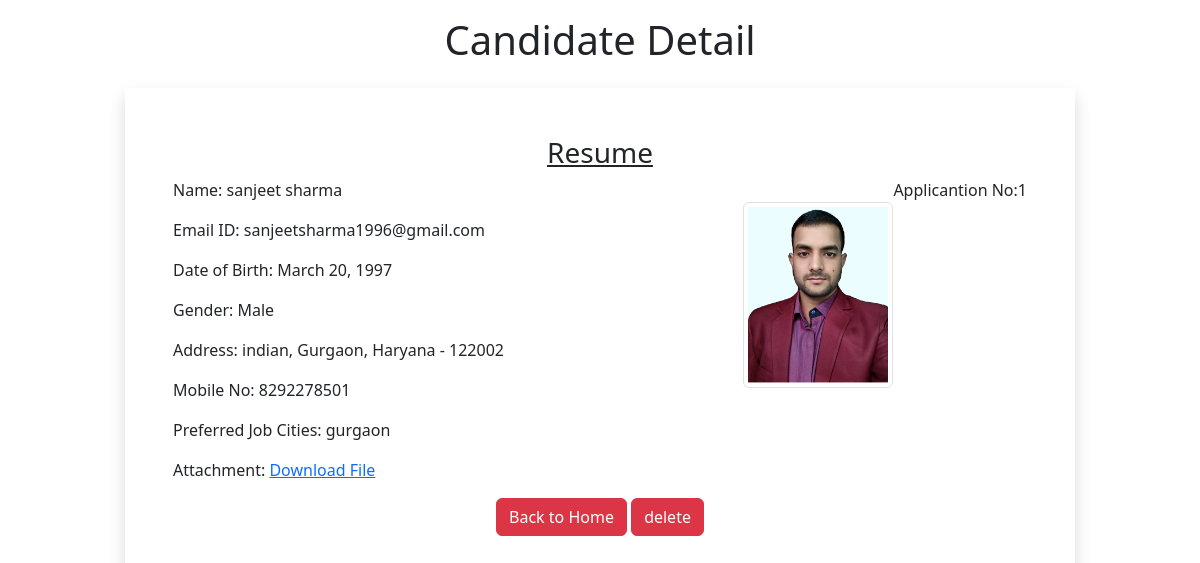
The page /1 on the database its author committed.
### Resume/models.py (models this page shows, shortened)
class ResumeModel(models.Model):
 name = models.CharField(max_length=100)
 email = models.EmailField()
 dob = models.DateField(auto_now=False, auto_now_add=False)
 gender = models.CharField(choices=GENDER_CHOICES,max_length=50)
 locality = models.CharField(max_length=100)
 city = models.CharField(choices=JOB_CITY_CHOICE,max_length=100)
 pin = models.PositiveIntegerField() #validators=[MaxValueValidator(6),MinValueValidator(6)]
 mobile = models.PositiveIntegerField()
 state = models.CharField(choices=STATE_CHOICE, max_length=50)
 job_city = models.CharField(max_length=50)
 profile_image = models.ImageField(upload_to='profileimg', blank=True)
 my_file = models.FileField(upload_to='doc', blank=True)

### Resume/views.py (the view, shortened to what this page needs)
# urls.py: path('<int:pk>', views.CandidateView.as_view(), name='candidate'),
class CandidateView(View):
 def get(self, request, pk):
  candidate = ResumeModel.objects.get(pk=pk)
  return render(request, 'candidate.html', {'candidate':candidate})

### templates/candidate.html (shortened to what this page needs)
<!doctype html>
<html lang="en">
  <head>
    <link href="https://cdn.jsdelivr.net/npm/bootstrap@5.2.0-beta1/dist/css/bootstrap.min.css" rel="stylesheet">
  </head>
  <body>
    <div class="container">
      <h1 class="alert-danger text-center p-3">Candidate Detail</h1>
      <div class="row">
       <div class="col-sm-10 shadow p-5 offset-sm-1">
        <h3 class="text-center"><u>Resume</u></h3>
        <p class="float-end">Applicantion No:{{candidate.id}}</p>
        <img src="{{candidate.profile_image.url}}" alt="" class="img-fluid img-thumbnail float-end mt-4" width="150" height="150">
        <p>Name: {{candidate.name}}</p>
        <p>Email ID: {{candidate.email}}</p>
        <p>Date of Birth: {{candidate.dob}}</p>
        <p>Gender: {{candidate.gender}}</p>
        <p>Address: {{candidate.locality}}, {{candidate.city}}, {{candidate.state}} - {{candidate.pin}}</p>
        <p>Mobile No: {{candidate.mobile}}</p>
        <p>Preferred Job Cities: {{candidate.job_city}}</p>
        <p>Attachment: <a href="{{candidate.my_file.url}}">Download File</a></p>
       <div class="text-center">
        <a href="/" class="btn btn-danger">Back to Home</a>
        <form action='{% url 'candidate' candidate.id %}' method='post' class="d-inline">
        <input type='submit' class="btn btn-danger" value="delete">
        </form>
       </div>
       </div>
      </div>
     </div>
  </body>
</html>

### rows shown on the page
ResumeModel: id "1", profile_image (picture), name "sanjeet sharma", email "sanjeetsharma1996@gmail.com", dob "March 20, 1997", gender "Male", locality "indian", city "Gurgaon", state "Haryana", pin "122002", mobile "8292278501", job_city "gurgaon"
